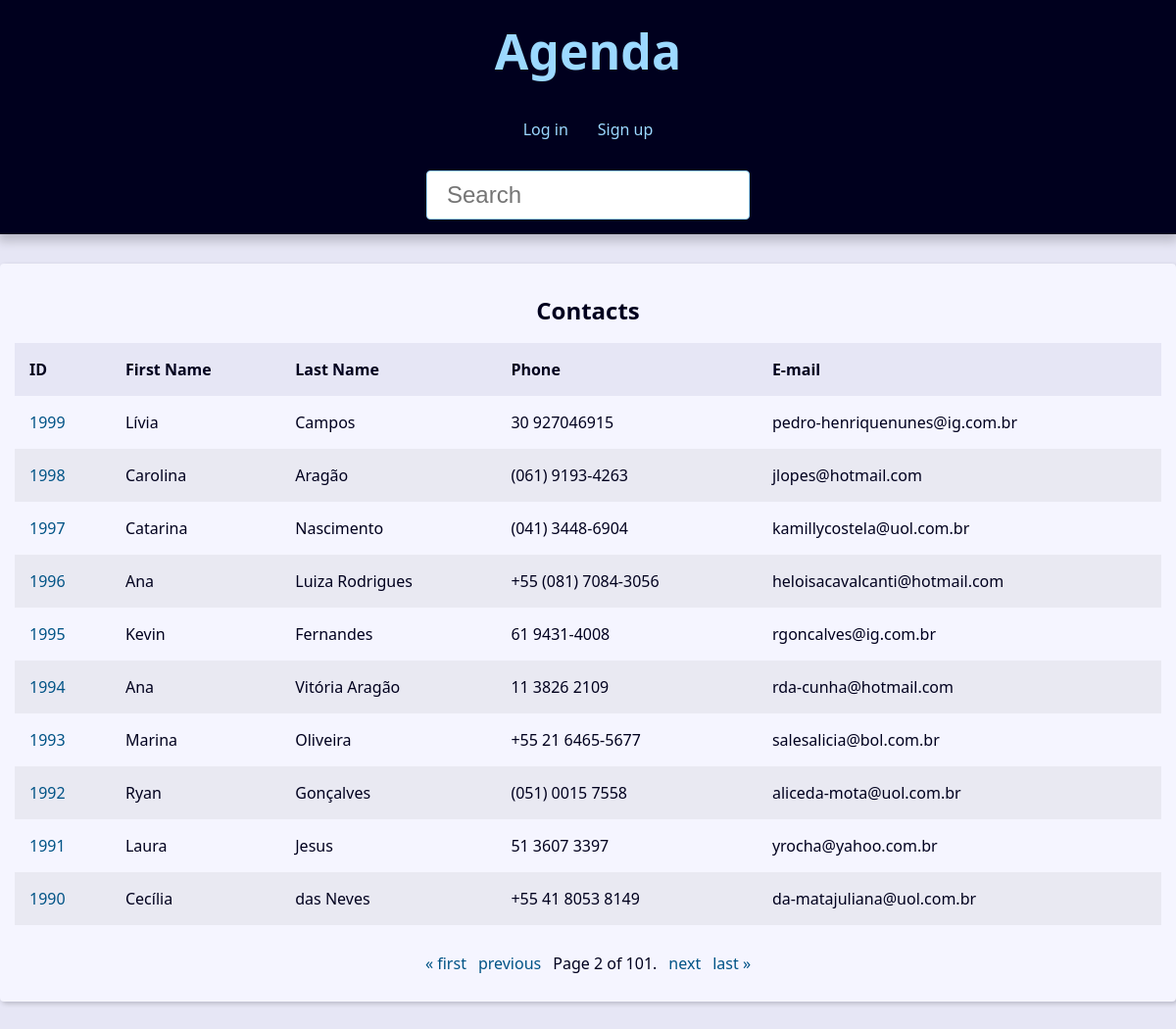
The page /?page=2&q= on the database its author committed.
### contact/models.py (models this page shows, shortened)
class Contact(models.Model):
    first_name = models.CharField(max_length=50)
    last_name = models.CharField(max_length=50, blank=True)
    phone = models.CharField(max_length=50)
    email = models.EmailField(max_length=254)
    created_date = models.DateTimeField(default=timezone.now)
    description = models.TextField(blank=True, help_text='Optional')
    show = models.BooleanField(default=True)
    picture = models.ImageField(blank=True, upload_to='pictures/%Y/%m/')
    category = models.ForeignKey(
        Category, on_delete=models.SET_NULL, blank=True, null=True,
        help_text='Optional'
    )
    owner = models.ForeignKey(
        User, on_delete=models.SET_NULL, blank=True, null=True
    )

### contact/views/contact_views.py (the view)
# urls.py: path('', views.index, name='index'),
def index(request) -> HttpResponse:
    contacts = Contact.objects.filter(show=True).order_by('-id')
    paginator = Paginator(contacts, 10)
    page_number = request.GET.get("page")
    page_obj = paginator.get_page(page_number)
    context = {'page_obj': page_obj, 'site_title': 'Contacts - ', }
    return render(request, 'contact/index.html', context)

### contact/templates/contact/index.html
{% extends 'global/base.html' %}
{% block content %}
  {% if page_obj %}
    <div class="responsive-table">
      <table class="contacts-table">
        <caption class="table-caption">
          Contacts
        </caption>
        <thead>
          <tr class="table-row table-row-header">
            <th class="table-header">ID</th>
            <th class="table-header">First Name</th>
            <th class="table-header">Last Name</th>
            <th class="table-header">Phone</th>
            <th class="table-header">E-mail</th>
          </tr>
        </thead>
        <tbody>
          {% for contact in page_obj %}
            <tr class="table-row">
              <td class="table-cel">
                <a class="table-link" href="{% url 'contact:contact' contact.id%}">
                  {{ contact.id }}
                </a>
              </td>
              <td class="table-cel">
                  {{ contact.first_name }}
              </td>
              <td class="table-cel">
                  {{ contact.last_name }}
              </td>
              <td class="table-cel">
                  {{ contact.phone }}
              </td>
              <td class="table-cel">
                  {{ contact.email }}
              </td>
            </tr>
          {% endfor %}
        </tbody>
      </table>
    </div>
  {% else %}
  <div class="single-contact">
    <h1 class="single-contact-name">No contacts were found.</h1>
  </div>
  {% endif %}
{% endblock content %}

### base_static/global/css/style.css (style rules this page uses)
:root { --link-dark-color: rgb(0, 83, 134); --link-light-color: rgb(156, 217, 255); --clr-black: rgb(0, 0, 30); --clr-light-gray: rgb(230, 230, 245); --clr-white: rgb(245, 245, 255); --clr-dark-shadow-5: rgba(0, 0, 10, 5%); --clr-dark-shadow-10: rgba(0, 0, 10, 10%); --clr-dark-shadow-20: rgba(0, 0, 10, 20%); --clr-light-shadow-10: rgba(200, 200, 255, 10%); --small-font-size: 1.6rem; --smaller-font-size: 1.4rem; --smallest-font-size: 1.2rem; --medium-font-size: 2.4rem; --biggest-font-size: 5rem; --table-min-width: 60rem; --main-page-width: 120rem; --spacing: 1.5rem; --default-border-radius: 4px; --transition-fast: 300ms; }
*, *::before, *::after { margin: 0; padding: 0; box-sizing: border-box; }
html { font-size: 62.5%; }
body { font-family: system-ui, -apple-system, BlinkMacSystemFont, 'Segoe UI', Roboto, Oxygen, Ubuntu, Cantarell, 'Open Sans', 'Helvetica Neue', sans-serif; line-height: 1.5; font-size: var(--small-font-size); color: var(--clr-black); -webkit-font-smoothing: antialiased; background: var(--clr-light-gray); }
.responsive-table { width: 100%; overflow-x: auto; }
.contacts-table { width: 100%; min-width: var(--table-min-width); border-collapse: collapse; }
.table-caption { font-size: var(--medium-font-size); font-weight: bold; padding: var(--spacing); }
.table-row { text-align: left; text-overflow: ellipsis; transition: background-color var(--transition-fast) ease-in-out; }
.table-row:nth-of-type(2n) { background: var(--clr-dark-shadow-5); }
.table-row-header { background: var(--clr-light-gray); color: var(--clr-black); }
.table-cel, .table-header { padding: var(--spacing); }
.table-link { color: var(--link-dark-color); transition: color var(--transition-fast) ease-in-out; text-decoration: none; }

### rows shown on the page
Contact: id "1999", first_name "Lívia", last_name "Campos", phone "30 927046915", email "pedro-henriquenunes@ig.com.br"
Contact: id "1998", first_name "Carolina", last_name "Aragão", phone "(061) 9193-4263", email "jlopes@hotmail.com"
Contact: id "1997", first_name "Catarina", last_name "Nascimento", phone "(041) 3448-6904", email "kamillycostela@uol.com.br"
Contact: id "1996", first_name "Ana", last_name "Luiza Rodrigues", phone "+55 (081) 7084-3056", email "heloisacavalcanti@hotmail.com"
Contact: id "1995", first_name "Kevin", last_name "Fernandes", phone "61 9431-4008", email "rgoncalves@ig.com.br"
Contact: id "1994", first_name "Ana", last_name "Vitória Aragão", phone "11 3826 2109", email "rda-cunha@hotmail.com"
Contact: id "1993", first_name "Marina", last_name "Oliveira", phone "+55 21 6465-5677", email "salesalicia@bol.com.br"
Contact: id "1992", first_name "Ryan", last_name "Gonçalves", phone "(051) 0015 7558", email "aliceda-mota@uol.com.br"
Contact: id "1991", first_name "Laura", last_name "Jesus", phone "51 3607 3397", email "yrocha@yahoo.com.br"
Contact: id "1990", first_name "Cecília", last_name "das Neves", phone "+55 41 8053 8149", email "da-matajuliana@uol.com.br"

### other values the page prints
{{ page_obj.number }} "2"
{{ page_obj.paginator.num_pages }} "101"
